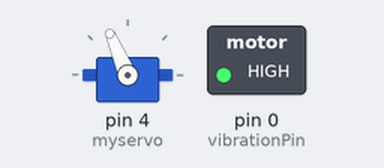
The sketch below on a simulated Arduino Uno, built with avr-gcc and run on an emulated ATmega328P. On the bench: servo, switched loads named in the sketch (green lamp = pin HIGH).

Above: at 0.15 s.
At 1.36 s:
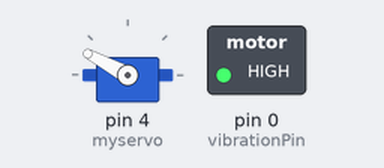
At 2.5 s:
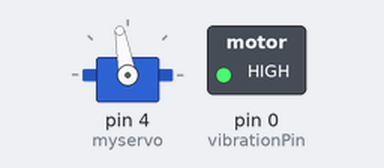
At 4.5 s:
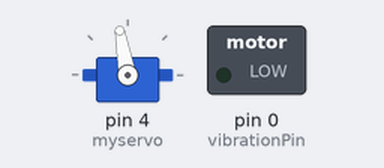
Timing chart, 0 to 6.0 s (numbered marks = the images above):
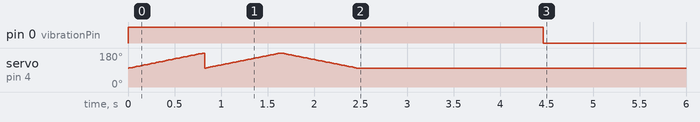

The sketch:

automatic-turtle-feeder.ino
```cpp
#include <Servo.h>
Servo myservo;
int pos = 120;
int vibrationPin = 0 ;
void setup() {
  myservo.attach(4);
  pinMode(vibrationPin, OUTPUT);
 }
void loop() {
  Serial.println("Automatic");
  digitalWrite(vibrationPin, HIGH);
   Serial.println("Food is given ");
  for (pos = 100; pos <= 180; pos += 1){
    myservo.write(pos);
    delay(10);
  }
  for (pos = 180; pos >= 100; pos -= 1){
    myservo.write(pos);
    delay(0);

  }
   digitalWrite(vibrationPin, HIGH);
  for (pos = 100; pos <= 180; pos += 1){
    myservo.write(pos);
    delay(10);
  }
  for (pos = 180; pos >= 100; pos -= 1){
    myservo.write(pos);
    delay(0);
     Serial.println("Food was given");
     delay(10);
  }
  delay(2000);
  digitalWrite(vibrationPin, LOW);
   Serial.println("12 hours left..");
  delay (43200000);
}
```

Measured:
- by itself, pin 0 (vibrationPin): LOW → HIGH at 0.00 s, → LOW 4.5 s later
